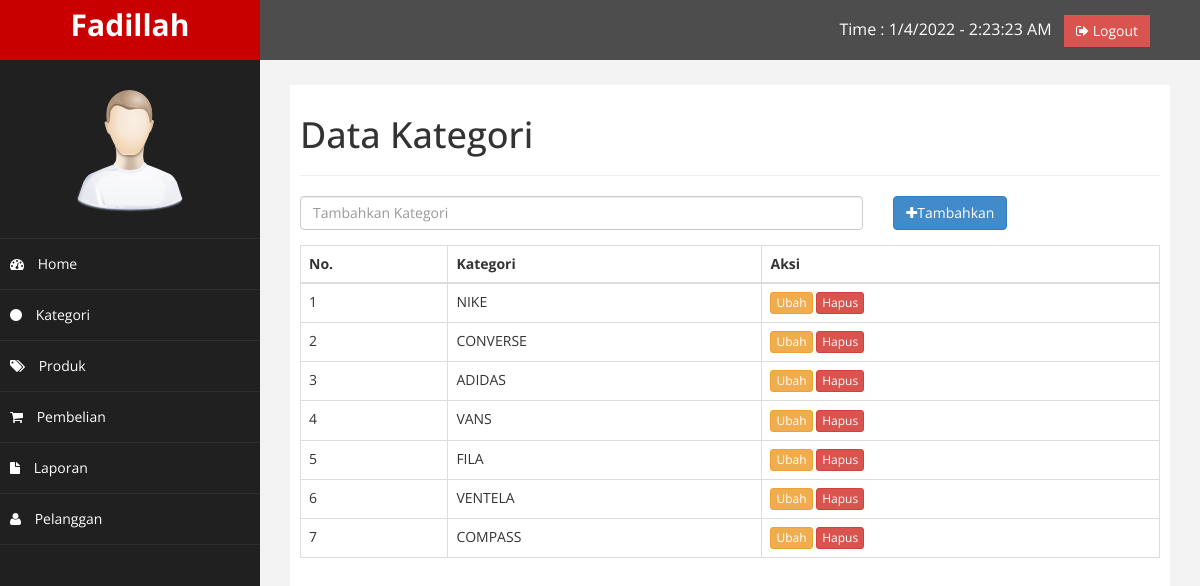
Screenshot of /admin/index.php?halaman=kategori (signed in) with the database file from the repository.
### tables this page shows
CREATE TABLE `kategori` (
  `id_kategori` int(11) NOT NULL,
  `nama_kategori` varchar(100) NOT NULL
);

### admin/kategori.php (the view)
<h1>Data Kategori</h1>
<hr>
<?php
$semuadata = array();
$ambil = $koneksi->query("SELECT * FROM kategori");
while ($tiap = $ambil->fetch_assoc())
{
	$semuadata[] = $tiap;
}
 ?>
<?php include "tambahkategori.php" ?>
<table class="table table-bordered">
	<thead>
		<tr>
			<th>No.</th>
			<th>Kategori</th>
			<th>Aksi</th>
		</tr>
	</thead>
	<tbody>
		<?php foreach ($semuadata as $key => $value): ?>
		<tr>
			<td><?php echo $key+1; ?></td>
			<td><?php echo $value["nama_kategori"]; ?></td>
			<td>
				<a href="" class="btn btn-warning btn-xs">Ubah</a>
				<a href="index.php?halaman=hapuskategori&id=<?php echo $value['id_kategori']; ?>" class="btn btn-danger btn-xs">Hapus</a>
			</td>
		</tr>
		<?php endforeach ?>
	</tbody>
</table>

### admin/assets/css/custom.css (style rules this page uses)
body { font-family: 'Open Sans', sans-serif; }

### rows the page displays
kategori: nama_kategori "NIKE"
kategori: nama_kategori "CONVERSE"
kategori: nama_kategori "ADIDAS"
kategori: nama_kategori "VANS"
kategori: nama_kategori "FILA"
kategori: nama_kategori "VENTELA"
kategori: nama_kategori "COMPASS"

### other values shown
$_SESSION['admin']['nama_lengkap'] "Fadillah"
